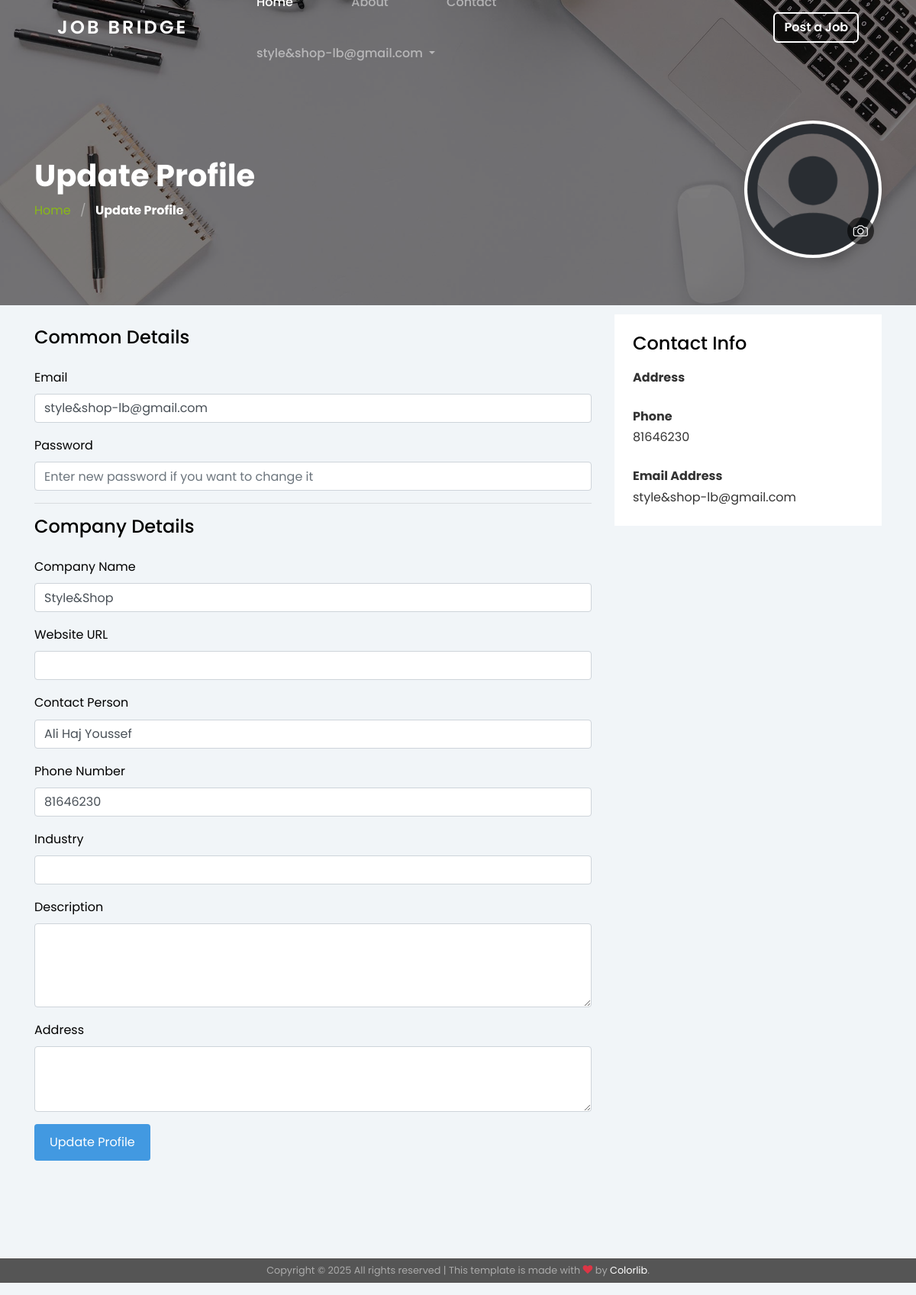
Page /users/update-profile.php (signed in) on the committed database.
### tables this page shows
CREATE TABLE `companyprofiles` (
  `company_id` int(11) NOT NULL,
  `company_name` varchar(255) NOT NULL,
  `contact_person` varchar(255) DEFAULT NULL,
  `phone_number` varchar(20) DEFAULT NULL,
  `website_url` varchar(255) DEFAULT NULL,
  `industry` varchar(100) DEFAULT NULL,
  `description` text DEFAULT NULL,
  `address` varchar(255) DEFAULT NULL
);

### users/update-profile.php (the view, shortened to what this page needs)
<?php
require '../config/config.php';
require '../includes/header.php';
if (isset($_SESSION['current_user'])):
    $current_user = $_SESSION['current_user'];
    $profilePic = $current_user['profile_picture'] ?? DEFAULT_PROFILE_PICTURE;
    require '../functions/update-profile-functions.php';
    if ($current_user['user_type'] === 'employee') {
        $stmt = $pdo->prepare("CALL GetEmployeeProfile(:user_id)");
        $stmt->execute([':user_id' => $current_user['user_id']]);
        $employee = $stmt->fetch(PDO::FETCH_ASSOC);
        $stmt->closeCursor();
        $resume_url = APP_URL . '/uploads/' . ($employee['resume_url'] ?? 'default-resume.pdf');
    } elseif ($current_user['user_type'] === 'company') {
        $stmt = $pdo->prepare("CALL GetCompanyProfile(:user_id)");
        $stmt->execute([':user_id' => $current_user['user_id']]);
        $company = $stmt->fetch(PDO::FETCH_ASSOC);
    }
?>
<form action="<?php echo $_SERVER['PHP_SELF']; ?>" method="POST" enctype="multipart/form-data">
    <section class="section-hero overlay inner-page bg-image" id="home-section" style="background-image: url('../images/hero_1.jpg'); height: 400px; display: flex; align-items: center;">
        <div class="container">
            <div class="row align-items-center">
                <div class="col-md-7">
                    <h1 class="text-white font-weight-bold">Update Profile</h1>
                    <div class="custom-breadcrumbs">
                        <a href="<?php echo APP_URL; ?>">Home</a> <span class="mx-2 slash">/</span>
                        <span class="text-white"><strong>Update Profile</strong></span>
                    </div>
                </div>
                <div class="col-md-5 text-md-right text-center">
    <div class="profile-display" style="position: relative; display: inline-block;">
        <img src="<?php echo $profilePic; ?>" alt="Profile Picture" width="180" class="rounded-circle shadow" style="border: 4px solid white;">
        <label for="profile_picture_file" class="camera-icon" style="position: absolute; bottom: 10px; right: 10px; background: rgba(0,0,0,0.6); color: #fff; border-radius: 50%; padding: 8px; cursor: pointer; z-index: 10;">
            <i class="bi bi-camera" style="font-size: 1.2rem;"></i>
        </label>
    </div>
</div>
            </div>
        </div>
    </section>
    <section class="site-section" style="margin-top: -100px;">
        <div class="container">
            <div class="row">
                <div class="col-lg-8 mb-5 mb-lg-0">
                    <h4 class="mb-4">Common Details</h4>
                    <div class="form-group">
                        <label class="text-black" for="email">Email</label>
                        <input type="email" name="email" id="email" class="form-control" value="<?php echo $current_user['email']; ?>" required>
                    </div>
                    <div class="form-group">
                        <label class="text-black" for="password">Password</label>
                        <input type="password" name="password" id="password" class="form-control" placeholder="Enter new password if you want to change it">
                    </div>
                    <?php if ($current_user['user_type'] === 'employee' && isset($employee)): ?>
                        <hr>
                        <h4 class="mb-4">Employee Details</h4>
                        <div class="row">
                            <div class="col-md-6 form-group">
                                <label class="text-black" for="first_name">First Name</label>
                                <input type="text" name="first_name" id="first_name" class="form-control" value="<?php echo $employee['first_name']; ?>">
                            </div>
                            <div class="col-md-6 form-group">
                                <label class="text-black" for="last_name">Last Name</label>
                                <input type="text" name="last_name" id="last_name" class="form-control" value="<?php echo $employee['last_name']; ?>">
                            </div>
                        </div>
                        <div class="form-group">
                            <label class="text-black" for="phone_number">Phone Number</label>
                            <input type="text" name="phone_number" id="phone_number" class="form-control" value="<?php echo $employee['phone_number']; ?>" required>
                        </div>
                        <div class="form-group">
                            <label class="text-black" for="job_title">Job Title</label>
                            <input type="text" name="job_title" id="job_title" class="form-control" value="<?php echo $employee['job_title']; ?>">
                        </div>
                        <div class="form-group">
                            <label class="text-black" for="bio">Bio</label>
                            <textarea name="bio" id="bio" cols="30" rows="5" class="form-control"><?php echo $employee['bio']; ?></textarea>
                        </div>
                        <div class="form-group">
                            <label class="text-black" for="resume">Resume</label>
                            <input type="file" name="resume" id="resume" class="form-control-file">
                            <?php if (!empty($employee['resume_url'])): ?>
                                <p class="mt-2">Current Resume: <a href="<?php echo $resume_url; ?>" download>Download Resume</a></p>
                            <?php endif; ?>
                        </div>
                    <?php elseif ($current_user['user_type'] === 'company' && isset($company)): ?>
                        <hr>
                        <h4 class="mb-4">Company Details</h4>
                        <div class="form-group">
                            <label class="text-black" for="company_name">Company Name</label>
                            <input type="text" name="company_name" id="company_name" class="form-control" value="<?php echo $company['company_name']; ?>">
                        </div>
                        <div class="form-group">
                            <label class="text-black" for="website_url">Website URL</label>
                            <input type="url" name="website_url" id="website_url" class="form-control" value="<?php echo $company['website_url']; ?>">
                        </div>
                        <div class="form-group">
                            <label class="text-black" for="contact_person">Contact Person</label>
                            <input type="text" name="contact_person" id="contact_person" class="form-control" value="<?php echo $company['contact_person']; ?>">
                        </div>
                        <div class="form-group">
                            <label class="text-black" for="phone_number">Phone Number</label>
                            <input type="text" name="phone_number" id="phone_number" class="form-control" value="<?php echo $company['phone_number']; ?>">
                        </div>
                        <div class="form-group">
                            <label class="text-black" for="industry">Industry</label>
                            <input type="text" name="industry" id="industry" class="form-control" value="<?php echo $company['industry']; ?>">
                        </div>
                        <div class="form-group">
                            <label class="text-black" for="description">Description</label>
                            <textarea name="description" id="description" cols="30" rows="4" class="form-control"><?php echo $company['description']; ?></textarea>
                        </div>
                        <div class="form-group">
                            <label class="text-black" for="address">Address</label>
                            <textarea name="address" id="address" cols="30" rows="3" class="form-control"><?php echo $company['address']; ?></textarea>
                        </div>
                    <?php endif; ?>
                    <div class="form-group">
                        <input type="submit" name="update_profile" value="Update Profile" class="btn btn-primary btn-md text-white">
                    </div>
                </div>
                <?php if ($current_user['user_type'] === 'company' && isset($company)): ?>
                    <div class="col-lg-4">
                        <div class="p-4 mb-3 bg-white">
                            <h4 class="mb-3">Contact Info</h4>
                            <p class="mb-0 font-weight-bold">Address</p>
                            <p class="mb-0 font-weight-bold">Phone</p>
                            <p class="mb-4"><a href="#"><?php echo $company['phone_number']; ?></a></p>
                            <p class="mb-0 font-weight-bold">Email Address</p>
                            <p class="mb-0"><a href="#"><?php echo $current_user['email']; ?></a></p>
                        </div>
                    </div>
                <?php endif; ?>
            </div>
        </div>
    </section>
<?php endif; ?>
<link rel="stylesheet" href="https://cdn.jsdelivr.net/npm/bootstrap-icons@1.5.0/font/bootstrap-icons.css">
<?php require '../includes/footer.php'; ?>

### css/style.css (style rules this page uses)
body { font-weight: 400; font-size: 1rem; line-height: 1.7; position: relative; }
body:after { content: ""; position: absolute; top: 0; left: 0; right: 0; bottom: 0; background: rgba(0, 0, 0, 0.7); z-index: 100; opacity: 0; visibility: hidden; -webkit-transition: .3s all ease; -o-transition: .3s all ease; transition: .3s all ease; }
h1, h2, h3, h4 { color: #000; }
.site-section { padding-top: 7rem; padding-bottom: 7rem; position: relative; z-index: 2; }
.text-black { color: #000 !important; }
.bg-image { background-size: cover; background-position: center center; background-repeat: no-repeat; }
.form-group label { color: #000; }
.custom-breadcrumbs a { color: #89ba16; }
.custom-breadcrumbs .slash { color: rgba(255, 255, 255, 0.4); }
.section-hero, .section-hero > .container > .row { height: 100vh; }
.section-hero.inner-page, .section-hero.inner-page > .container > .row { height: auto; min-height: auto; padding-top: 6em; padding-bottom: 3em; }
.section-hero.overlay, .section-hero.overlay-2 { position: relative; }
.section-hero.overlay:before, .section-hero.overlay-2:before { z-index: 1; position: absolute; content: ""; top: 0; left: 0; right: 0; bottom: 0; background: rgba(0, 0, 0, 0.5); }
.section-hero > .container { z-index: 2; position: relative; }
.btn:after, .btn:before { display: none; }
.btn.btn-primary { color: #fff; }
.btn-md { padding: 12px 20px; }

### css/header-styles.css (style rules this page uses)
body { font-family: 'Poppins', sans-serif; background: #f1f5f8; margin: 0; padding: 0; color: #333; }
a { text-decoration: none; color: inherit; }
.btn-primary { background: #4299e1; border: none; color: #fff; }

### rows in the picture
companyprofiles: company_name "Style&Shop", contact_person "Ali Haj Youssef", phone_number "81646230"

### other values in the picture
$_SESSION['current_user']['email'] "style&shop-lb@gmail.com"
$current_user['email'] "style&shop-lb@gmail.com"
